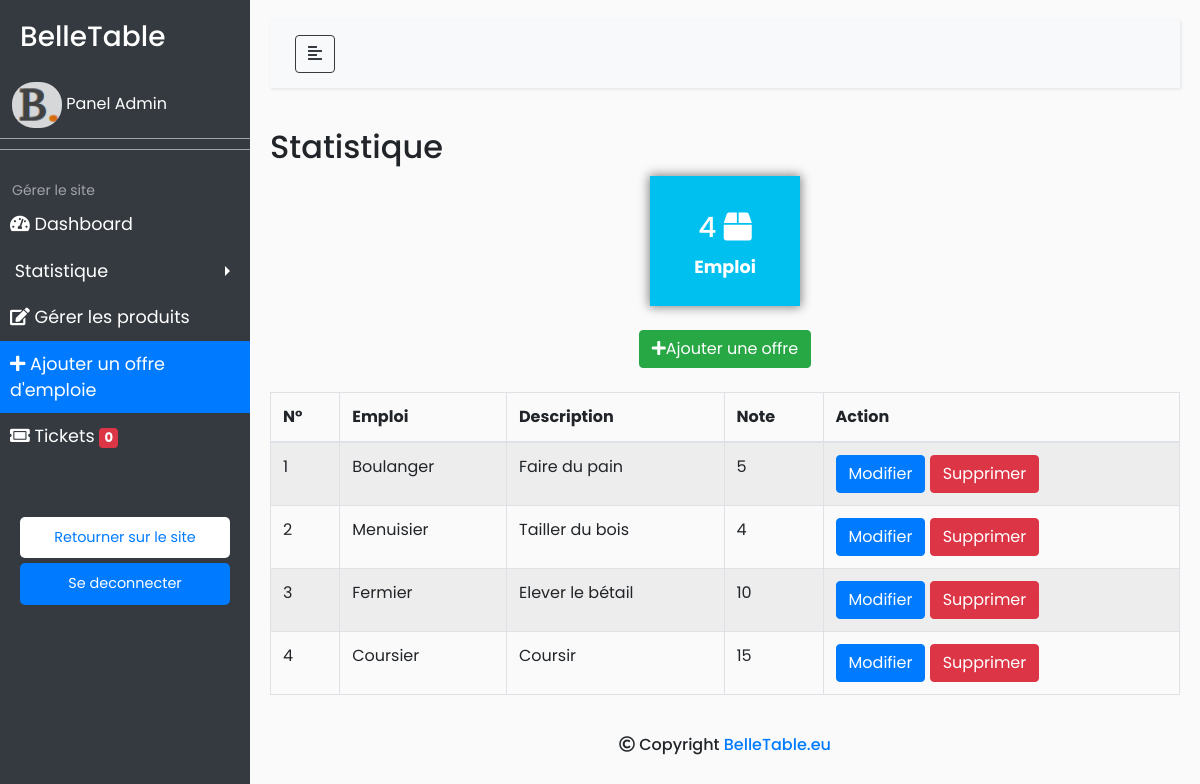
The page /admin/offre.php on the database its author committed.
### tables this page shows
CREATE TABLE IF NOT EXISTS `emploi` (
  `id` int(11) NOT NULL AUTO_INCREMENT,
  `libelle` varchar(255) NOT NULL,
  `description` varchar(255) NOT NULL,
  `note` int(50) NOT NULL,
  PRIMARY KEY (`id`)
);

### admin/offre.php (the view, shortened to what this page needs)
<!DOCTYPE html>
<html>
<head>
    <?php
      require_once("include/en-tete.php");
      $req = mysqli_query($bdd, "SELECT * FROM emploi ORDER BY id");
    ?>
</head>
<body>
  <?php include("include/menu.php"); ?>
  <div id="content">
    <nav class="navbar navbar-expand-lg navbar-light bg-light">
      <div class="container-fluid">
        <button type="button" id="sidebarCollapse" class="btn btn-outline-dark">
          <i class="fas fa-align-left"></i>
        </button>
      </div>
    </nav>
    <section>
      <h2>Statistique</h2>
      <div align="center">
        <div class="info-box box1" style="width: 150px; height: 130px; ">
          <div class="text-box" style="padding-top: 35px;">
            <h3>
              <?php
                $query = mysqli_query($bdd, "SELECT count(*) FROM emploi");
                $nbEmploi = mysqli_fetch_assoc($query);
                echo $nbEmploi['count(*)'];
              ?>
              <i class="fas fa-box"></i>
            </h3>
            <p>Emploi</p>
          </div>
        </div>
      </div>
      <br>
    </section>
    <main>
      <?php if(!isset($_GET['action'])): ?>
        <center>
          <a href="?action=new" class="btn btn-success"><i class="fas fa-plus"></i>Ajouter une offre</a>
        </center>
      <?php endif; ?>
      <div class="table-responsive" >
        <table class="table table-hover table-striped table-bordered table-sm-responsive">
          <thead>
            <tr>
              <th>N°</th>
              <th>Emploi</th>
              <th>Description</th>
              <th>Note</th>
              <th>Action</th>
            </tr>
          </thead>
          <tbody>
            <br>
            <?php $i = 0 ; ?>
            <?php while ($offre = mysqli_fetch_assoc($req)): ?>
              <tr> <?php $i++; ?>
                <td><?php echo $i; ?></td>
                <td><?php echo $offre['libelle']; ?></td>
                <td><?php echo $offre['description']; ?></td>
                <td><?php echo $offre['note']; ?></td>
                <td style="white-space: nowrap;">
                  <a class="btn btn-primary" href="?action=edit&id=<?=$offre["id"]?>">Modifier</a>
                  <a class="btn btn-danger" href="?action=delete&id=<?=$offre["id"]?>">Supprimer</a>
                </td>
              </tr>
            <?php endwhile; ?>
          </tbody>
        </table>
      </div>
    </main>
    <br>
    <?php include("include/footer.php"); ?>
  </div>
</body>
</html>

### admin/css/style.css (style rules this page uses)
body { font-family: 'Poppins', sans-serif; background: #fafafa; }
p { font-family: 'Poppins', sans-serif; font-size: 1.1em; font-weight: 300; line-height: 1.7em; color: #999; }
a, a:hover, a:focus { color: inherit; text-decoration: none; transition: all 0.3s; }
.navbar { padding: 15px 10px; background: #fff; border: none; border-radius: 0; margin-bottom: 40px; box-shadow: 1px 1px 3px rgba(0, 0, 0, 0.1); }
#content { width: 100%; padding: 20px; min-height: 100vh; transition: all 0.3s; }
.info-box { -webkit-box-shadow: 0px 0px 25px 10px rgba(0,0,0,0.49); box-shadow: 0px 0px 10px 1px rgba(0,0,0,0.49); }
.box1 { background-color: #00C0EF; }
.text-box { color: white; margin: 10px 0; padding-top: 20px; }
.text-box p { color: white; font-weight: bold; }

### rows shown on the page
emploi: libelle "Boulanger", description "Faire du pain", note "5"
emploi: libelle "Menuisier", description "Tailler du bois", note "4"
emploi: libelle "Fermier", description "Elever le bétail", note "10"
emploi: libelle "Coursier", description "Coursir", note "15"

### other values the page prints
$nbEmploi['count(*)'] "4"
